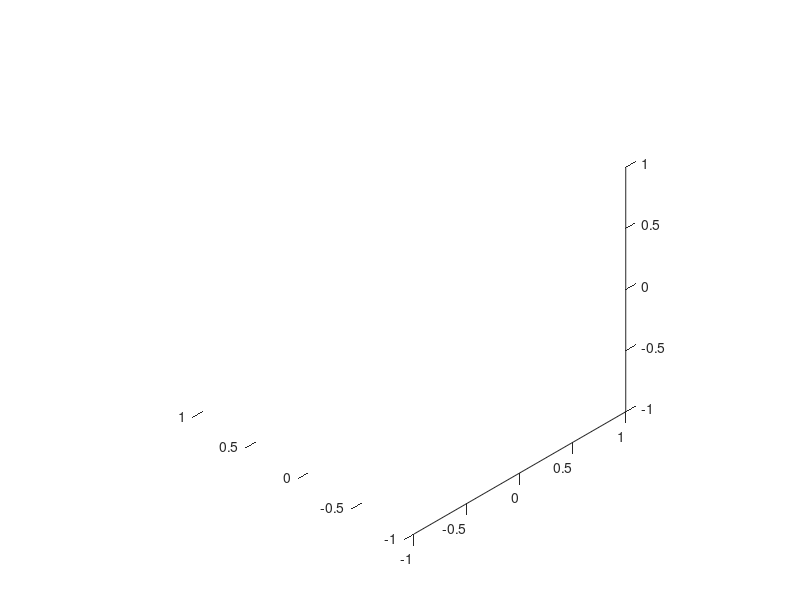

Write MATLAB code to recreate this figure. (Note: this script raises an error after producing the figure.)
% requires geom2d and geom3d

figure(1); clf; hold on;
axis equal;
axis([-1 1 -1 1 -1 1]);
set(gcf, 'renderer', 'opengl');
set(gca, 'CameraPosition', [400 -400 400]);

[X, Y] = meshgrid(-1:0.1:1, -1:0.1:1);
Z = zeros(21);

d = [0.1+0.1, 0.15-0.1, 0.1];

p1 = [0.2, 0.2, 0];
p2 = [0.4, 0.4, 0];
p3 = [-0.4, -0.4, 0];
p4 = [-0.4, -0.6, 0];
p5 = [-0.6, 0.6, 0];
control_points = [p1; p2; p3; p4; p5];

mc1 = [0.2, 0.05, 0.1];
mc2 = [0.2, 0.05, 0.1];
mc3 = [0.2, 0.05, 0.1];
mc4 = [0.1, -0.15, -0.1];
mc5 = [0.2, 0.05, 0.1];
mapping_coeffs = [mc1; mc2; mc3; mc4; mc5];

[X, Y, Z] = deform_surface(X, Y, Z, control_points, mapping_coeffs, 3);

surface(X, Y, Z);

drawPoint3d(control_points, 'color', 'blue');
drawPoint3d(control_points + mapping_coeffs, 'color', 'red');

drawEdge(horzcat(control_points, control_points + mapping_coeffs), 'color', 'r', 'linewidth', 2);